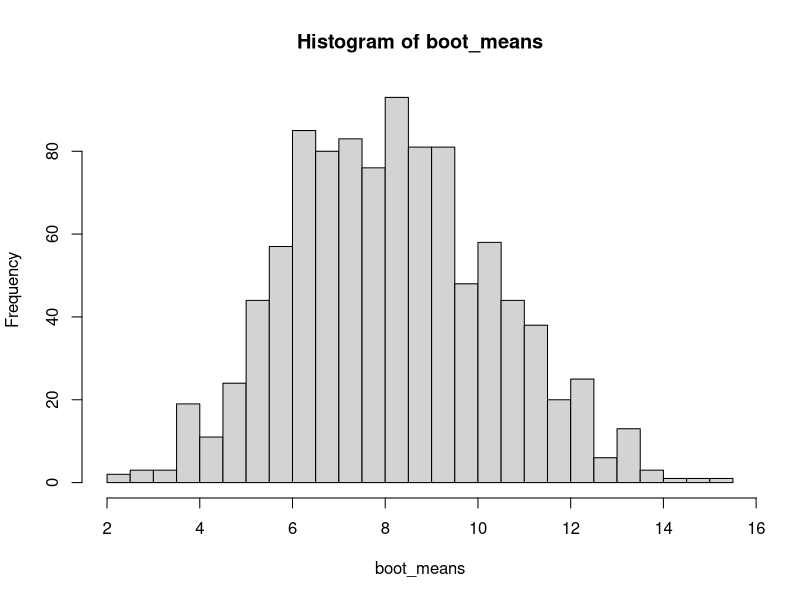

Source code (R):
## ---- chunk 1
fig.dim <- 4
knitr::opts_chunk$set(fig.width=2*fig.dim,
                      fig.height=fig.dim,
                      fig.align='center')
set.seed(23)
library(matrixStats)
library(tidyverse)
## ---- chunk 2
x <- c(0.6, 1, 3.1, 3.7, 4.8, 6.2, 12.5, 12.5, 13.4, 24.1)
## ---- chunk 3
boot_means <- rep(NA, 1000)
for (k in seq_along(boot_means)) {
    boot_x <- sample(x, size=10, replace=TRUE)
    boot_means[k] <- mean(boot_x)
}
## ---- chunk 4
hist(boot_means, breaks=40)
## ---- chunk 5
boot_se <- sd(boot_means)
theo_se <- sd(x) / sqrt(length(x))
